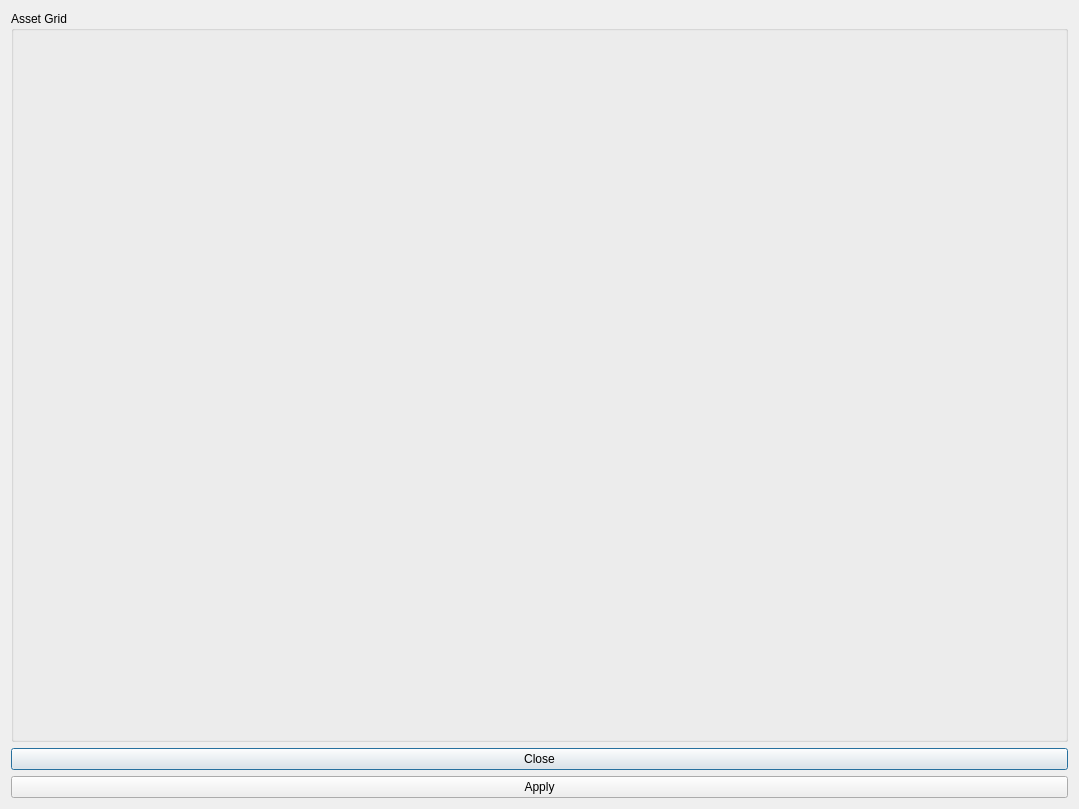
<?xml version="1.0" encoding="UTF-8"?>
<ui version="4.0">
 <class>Dialog</class>
 <widget class="Render_Layer_State_Assignment" name="Dialog">
  <property name="geometry">
   <rect>
    <x>0</x>
    <y>0</y>
    <width>1079</width>
    <height>809</height>
   </rect>
  </property>
  <property name="windowTitle">
   <string>Dialog</string>
  </property>
  <layout class="QVBoxLayout" name="verticalLayout">
   <item>
    <widget class="QGroupBox" name="Asset_Grid_groupBox">
     <property name="sizePolicy">
      <sizepolicy hsizetype="Expanding" vsizetype="Expanding">
       <horstretch>1</horstretch>
       <verstretch>1</verstretch>
      </sizepolicy>
     </property>
     <property name="minimumSize">
      <size>
       <width>0</width>
       <height>100</height>
      </size>
     </property>
     <property name="title">
      <string>Asset Grid</string>
     </property>
     <layout class="QVBoxLayout" name="verticalLayout_2">
      <item>
       <layout class="QGridLayout" name="gridLayout"/>
      </item>
     </layout>
    </widget>
   </item>
   <item>
    <widget class="QDialogButtonBox" name="buttonBox">
     <property name="sizePolicy">
      <sizepolicy hsizetype="Expanding" vsizetype="Expanding">
       <horstretch>0</horstretch>
       <verstretch>0</verstretch>
      </sizepolicy>
     </property>
     <property name="orientation">
      <enum>Qt::Vertical</enum>
     </property>
     <property name="standardButtons">
      <set>QDialogButtonBox::Apply|QDialogButtonBox::Close</set>
     </property>
     <property name="centerButtons">
      <bool>true</bool>
     </property>
    </widget>
   </item>
  </layout>
 </widget>
 <customwidgets>
  <customwidget>
   <class>Render_Layer_State_Assignment</class>
   <extends>QDialog</extends>
   <header>Scripts.Tools.Vray_Scene_States_Manager.Custom_Widgets</header>
   <container>1</container>
  </customwidget>
 </customwidgets>
 <resources/>
 <connections>
  <connection>
   <sender>buttonBox</sender>
   <signal>accepted()</signal>
   <receiver>Dialog</receiver>
   <slot>accept()</slot>
   <hints>
    <hint type="sourcelabel">
     <x>248</x>
     <y>254</y>
    </hint>
    <hint type="destinationlabel">
     <x>157</x>
     <y>274</y>
    </hint>
   </hints>
  </connection>
  <connection>
   <sender>buttonBox</sender>
   <signal>rejected()</signal>
   <receiver>Dialog</receiver>
   <slot>reject()</slot>
   <hints>
    <hint type="sourcelabel">
     <x>316</x>
     <y>260</y>
    </hint>
    <hint type="destinationlabel">
     <x>286</x>
     <y>274</y>
    </hint>
   </hints>
  </connection>
 </connections>
</ui>
